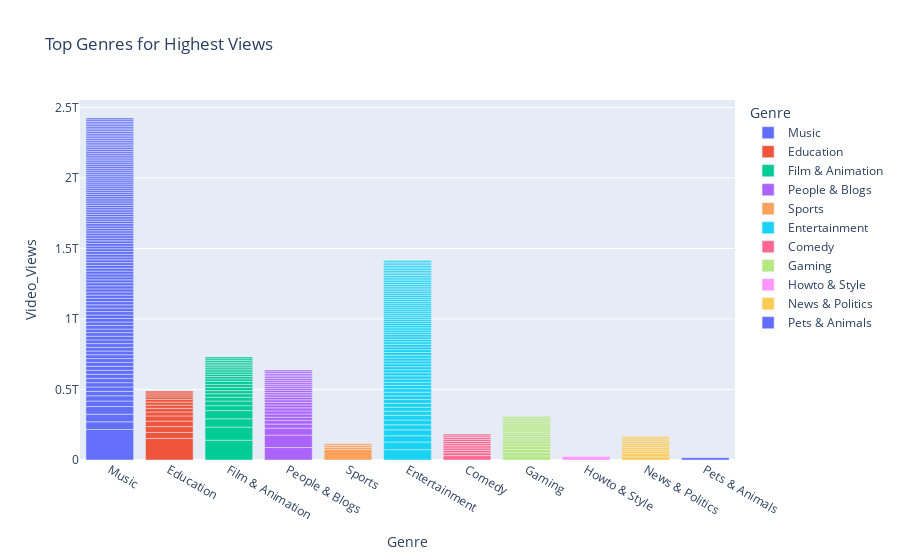

Notebook code for this chart:
### Code cell
# top genres for highest views
fig = px.bar(df.sort_values(by='Video_Views', ascending=False).head(1000), x='Genre', y='Video_Views', color='Genre', title='Top Genres for Highest Views')
fig.show()

### Figure 1 — Plotly figure (JSON) as saved in the notebook; plotly's stock layout.template omitted (floating-point values rounded to 4 significant figures)
{"data": [{"alignmentgroup": "True", "hovertemplate": "Genre=%{x}<br>Video_Views=%{y}<extra></extra>", "legendgroup": "Music", "marker": {"color": "#636efa", "pattern": {"shape": ""}}, "name": "Music", "offsetgroup": "Music", "orientation": "v", "showlegend": true, "textposition": "auto", "type": "bar", "x": ["Music", "Music", "Music", "Music", "Music", "Music", "Music", "Music", "Music", "Music", "Music", "Music", "Music", "Music", "Music", "Music", "Music", "Music", "Music", "Music", "Music", "Music", "Music", "Music", "Music", "Music", "Music", "Music", "Music", "Music", "Music", "Music", "Music", "Music", "Music", "Music", "Music", "Music", "Music", "Music", "Music", "Music", "Music", "Music", "Music", "Music", "Music", "Music", "Music", "Music", "Music", "Music", "Music", "Music", "Music", "Music", "Music", "Music", "Music", "Music", "Music", "Music", "Music", "Music", "Music", "Music", "Music", "Music", "Music", "Music", "Music", "Music", "Music", "Music", "Music", "Music", "Music", "Music", "Music", "Music", "Music", "Music", "Music", "Music", "Music", "Music", "Music", "Music", "Music", "Music", "Music", "Music", "Music", "Music", "Music", "Music", "Music", "Music", "Music", "Music", "Music", "Music", "Music", "Music", "Music", "Music", "Music", "Music", "Music", "Music", "Music", "Music", "Music"], "xaxis": "x", "y": [216495600668, 54295114324, 54151900416, 53867289619, 39258909308, 37297721449, 31392740249, 31261734882, 30308486987, 29802309718, 29256187171, 28697537555, 28081584959, 27598909527, 27517331414, 27023117927, 26485581171, 26475897382, 26094337405, 26082718186, 26010508068, 25713668530, 25243742160, 25007763545, 24945998838, 24847554662, 24574327626, 24560011076, 24083534504, 23411691878, 23318716419, 23242590833, 22495873334, 22414170197, 21894518622, 21827045577, 21532436284, 20890501469, 20780114029, 20560950991, 20330493553, 20285993947, 20270757904, 19998524070, 19815644789, 19650537182, 19590473596, 19565971464, 19359121296, 18901031758, 18770165069, 18587225564, 18550458611, 18126808736, 17838306451, 17134012330, 16994708151, 16804461102, 16774817862, 16730963436, 16364615455, 16308908370, 16159144153, 16105744207, 15994167450, 15834294546, 15817809026, 15801754186, 15524835660, 15509555710, 15441838450, 15232295427, 15101019022, 14872023832, 14822220945, 14356230404, 14308657223, 14170970073, 14110650588, 14023574215, 13840277557, 13824911510, 13776803693, 13765863650, 13660689522, 13588917689, 13537940105, 13512082882, 13436014930, 13405201404, 13368372558, 13317446177, 13250789764, 13221594419, 13113052398, 13058075071, 13052346340, 12979564197, 12975261721, 12924915362, 12626456017, 12611329246, 12464867813, 12386316820, 12376238565, 12326155433, 12097238674, 12071886355, 12020712027, 12018947879, 11893387937, 11806216949, 11734620739], "yaxis": "y"}, {"alignmentgroup": "True", "hovertemplate": "Genre=%{x}<br>Video_Views=%{y}<extra></extra>", "legendgroup": "Education", "marker": {"color": "#EF553B", "pattern": {"shape": ""}}, "name": "Education", "offsetgroup": "Education", "orientation": "v", "showlegend": true, "textposition": "auto", "type": "bar", "x": ["Education", "Education", "Education", "Education", "Education", "Education", "Education", "Education", "Education", "Education", "Education", "Education", "Education", "Education"], "xaxis": "x", "y": [152638999634, 42589514748, 41715976696, 38840192263, 36688824621, 28093078858, 25652048457, 22903828008, 21699308772, 19508008622, 17173454323, 14142222578, 14039843017, 12675495179], "yaxis": "y"}, {"alignmentgroup": "True", "hovertemplate": "Genre=%{x}<br>Video_Views=%{y}<extra></extra>", "legendgroup": "Film & Animation", "marker": {"color": "#00cc96", "pattern": {"shape": ""}}, "name": "Film & Animation", "offsetgroup": "Film & Animation", "orientation": "v", "showlegend": true, "textposition": "auto", "type": "bar", "x": ["Film & Animation", "Film & Animation", "Film & Animation", "Film & Animation", "Film & Animation", "Film & Animation", "Film & Animation", "Film & Animation", "Film & Animation", "Film & Animation", "Film & Animation", "Film & Animation", "Film & Animation", "Film & Animation", "Film & Animation", "Film & Animation", "Film & Animation", "Film & Animation", "Film & Animation", "Film & Animation", "Film & Animation", "Film & Animation", "Film & Animation", "Film & Animation"], "xaxis": "x", "y": [140138068504, 92952274861, 58923017461, 58056997206, 35041524012, 33001702137, 26412224144, 24972463590, 22375849147, 22078360113, 22065857870, 21722772621, 17230651240, 16502312582, 16131404685, 15937415314, 15504494143, 14848903564, 13533043987, 12981156477, 12758281340, 12630830484, 12371602129, 12367072234], "yaxis": "y"}, {"alignmentgroup": "True", "hovertemplate": "Genre=%{x}<br>Video_Views=%{y}<extra></extra>", "legendgroup": "People & Blogs", "marker": {"color": "#ab63fa", "pattern": {"shape": ""}}, "name": "People & Blogs", "offsetgroup": "People & Blogs", "orientation": "v", "showlegend": true, "textposition": "auto", "type": "bar", "x": ["People & Blogs", "People & Blogs", "People & Blogs", "People & Blogs", "People & Blogs", "People & Blogs", "People & Blogs", "People & Blogs", "People & Blogs", "People & Blogs", "People & Blogs", "People & Blogs", "People & Blogs", "People & Blogs", "People & Blogs", "People & Blogs", "People & Blogs", "People & Blogs", "People & Blogs", "People & Blogs", "People & Blogs", "People & Blogs", "People & Blogs", "People & Blogs", "People & Blogs", "People & Blogs", "People & Blogs"], "xaxis": "x", "y": [88452629066, 88060349741, 49164270097, 29178260651, 25929013006, 22985098433, 22708961183, 21619683879, 21562386713, 20481763979, 18922831360, 18099600022, 17860330729, 17084720246, 15748182269, 15273859533, 15017638068, 14988431395, 14366178751, 13546973241, 13196225954, 13176649526, 12903392102, 12161624272, 11909217449, 11842283184, 11840564703], "yaxis": "y"}, {"alignmentgroup": "True", "hovertemplate": "Genre=%{x}<br>Video_Views=%{y}<extra></extra>", "legendgroup": "Sports", "marker": {"color": "#FFA15A", "pattern": {"shape": ""}}, "name": "Sports", "offsetgroup": "Sports", "orientation": "v", "showlegend": true, "textposition": "auto", "type": "bar", "x": ["Sports", "Sports", "Sports", "Sports"], "xaxis": "x", "y": [74447865775, 15546930951, 12981801302, 11761981184], "yaxis": "y"}, {"alignmentgroup": "True", "hovertemplate": "Genre=%{x}<br>Video_Views=%{y}<extra></extra>", "legendgroup": "Entertainment", "marker": {"color": "#19d3f3", "pattern": {"shape": ""}}, "name": "Entertainment", "offsetgroup": "Entertainment", "orientation": "v", "showlegend": true, "textposition": "auto", "type": "bar", "x": ["Entertainment", "Entertainment", "Entertainment", "Entertainment", "Entertainment", "Entertainment", "Entertainment", "Entertainment", "Entertainment", "Entertainment", "Entertainment", "Entertainment", "Entertainment", "Entertainment", "Entertainment", "Entertainment", "Entertainment", "Entertainment", "Entertainment", "Entertainment", "Entertainment", "Entertainment", "Entertainment", "Entertainment", "Entertainment", "Entertainment", "Entertainment", "Entertainment", "Entertainment", "Entertainment", "Entertainment", "Entertainment", "Entertainment", "Entertainment", "Entertainment", "Entertainment", "Entertainment", "Entertainment", "Entertainment", "Entertainment", "Entertainment", "Entertainment", "Entertainment", "Entertainment", "Entertainment", "Entertainment", "Entertainment", "Entertainment", "Entertainment", "Entertainment", "Entertainment", "Entertainment", "Entertainment", "Entertainment", "Entertainment", "Entertainment", "Entertainment", "Entertainment", "Entertainment", "Entertainment", "Entertainment", "Entertainment", "Entertainment", "Entertainment", "Entertainment", "Entertainment", "Entertainment", "Entertainment", "Entertainment", "Entertainment", "Entertainment", "Entertainment"], "xaxis": "x", "y": [73333582362, 54008224558, 44642348659, 42064672138, 35265515153, 33884922133, 33692884745, 29583070279, 28240012927, 26955901326, 26827714564, 26280826947, 26198962430, 24990083268, 22825311283, 22772741613, 22582266136, 22362308350, 21847663213, 21665592262, 21484482902, 20838737685, 20019473962, 20004403352, 19979785524, 19887333818, 19780472075, 19238935770, 19155168575, 17557695746, 17427689200, 17419748354, 16690512755, 16154751854, 15765845822, 15728169121, 15511361529, 15227993247, 14875629871, 14741611081, 14734971617, 14632787311, 14406350201, 14347943068, 14287683142, 14171133174, 14135252265, 13910019443, 13823755228, 13631541685, 13529296723, 13406531968, 13377630192, 13364219788, 13056086166, 13009287889, 12969612106, 12906569229, 12902883527, 12893925588, 12528044071, 12319098703, 12078065051, 12030471541, 11954665940, 11946387556, 11838649898, 11709869278, 11618626248, 11586962179, 11512332695, 11442069884], "yaxis": "y"}, {"alignmentgroup": "True", "hovertemplate": "Genre=%{x}<br>Video_Views=%{y}<extra></extra>", "legendgroup": "Comedy", "marker": {"color": "#FF6692", "pattern": {"shape": ""}}, "name": "Comedy", "offsetgroup": "Comedy", "orientation": "v", "showlegend": true, "textposition": "auto", "type": "bar", "x": ["Comedy", "Comedy", "Comedy", "Comedy", "Comedy", "Comedy", "Comedy", "Comedy", "Comedy", "Comedy", "Comedy"], "xaxis": "x", "y": [31155421572, 20348395082, 16949610714, 16798836162, 16018445865, 14960422456, 14947769916, 14668889695, 13780532791, 11997319531, 11958012432], "yaxis": "y"}, {"alignmentgroup": "True", "hovertemplate": "Genre=%{x}<br>Video_Views=%{y}<extra></extra>", "legendgroup": "Gaming", "marker": {"color": "#B6E880", "pattern": {"shape": ""}}, "name": "Gaming", "offsetgroup": "Gaming", "orientation": "v", "showlegend": true, "textposition": "auto", "type": "bar", "x": ["Gaming", "Gaming", "Gaming", "Gaming", "Gaming", "Gaming", "Gaming", "Gaming", "Gaming", "Gaming", "Gaming", "Gaming", "Gaming", "Gaming", "Gaming", "Gaming", "Gaming", "Gaming"], "xaxis": "x", "y": [28920114696, 23458547498, 22571436070, 20710970132, 19675534854, 19050281081, 15919199568, 15797575634, 15441752708, 15307321273, 15293265339, 15241121694, 14549879967, 14534856183, 14250671651, 13051786515, 12889926707, 11791649003], "yaxis": "y"}, {"alignmentgroup": "True", "hovertemplate": "Genre=%{x}<br>Video_Views=%{y}<extra></extra>", "legendgroup": "Howto & Style", "marker": {"color": "#FF97FF", "pattern": {"shape": ""}}, "name": "Howto & Style", "offsetgroup": "Howto & Style", "orientation": "v", "showlegend": true, "textposition": "auto", "type": "bar", "x": ["Howto & Style"], "xaxis": "x", "y": [25251693106], "yaxis": "y"}, {"alignmentgroup": "True", "hovertemplate": "Genre=%{x}<br>Video_Views=%{y}<extra></extra>", "legendgroup": "News & Politics", "marker": {"color": "#FECB52", "pattern": {"shape": ""}}, "name": "News & Politics", "offsetgroup": "News & Politics", "orientation": "v", "showlegend": true, "textposition": "auto", "type": "bar", "x": ["News & Politics", "News & Politics", "News & Politics", "News & Politics", "News & Politics", "News & Politics", "News & Politics", "News & Politics", "News & Politics", "News & Politics", "News & Politics"], "xaxis": "x", "y": [23158451096, 20650907165, 15056762678, 15011751869, 14285926489, 14174193231, 13836378802, 13634249471, 13371679587, 12373854954, 11387663843], "yaxis": "y"}, {"alignmentgroup": "True", "hovertemplate": "Genre=%{x}<br>Video_Views=%{y}<extra></extra>", "legendgroup": "Pets & Animals", "marker": {"color": "#636efa", "pattern": {"shape": ""}}, "name": "Pets & Animals", "offsetgroup": "Pets & Animals", "orientation": "v", "showlegend": true, "textposition": "auto", "type": "bar", "x": ["Pets & Animals"], "xaxis": "x", "y": [16582763026], "yaxis": "y"}], "layout": {"barmode": "relative", "legend": {"title": {"text": "Genre"}, "tracegroupgap": 0}, "title": {"text": "Top Genres for Highest Views"}, "xaxis": {"anchor": "y", "categoryarray": ["Music", "Education", "Film & Animation", "People & Blogs", "Sports", "Entertainment", "Comedy", "Gaming", "Howto & Style", "News & Politics", "Pets & Animals"], "categoryorder": "array", "domain": [0, 1], "title": {"text": "Genre"}}, "yaxis": {"anchor": "x", "domain": [0, 1], "title": {"text": "Video_Views"}}}}
